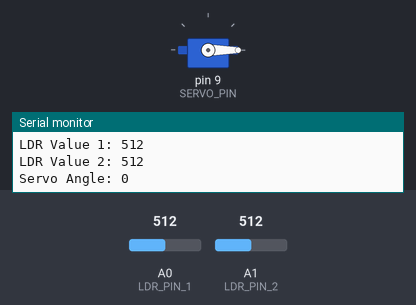
A sketch run on a simulated Arduino Uno, built with avr-gcc and run on an emulated ATmega328P. Parts: servo, the last lines printed to the serial monitor. The inputs (shaded band) are chosen by the test bench; at power-on: A0 (LDR_PIN_1) = 512, A1 (LDR_PIN_2) = 512.

Above: at 1.8 s.
1.9 s: A0 (LDR_PIN_1) set to 716
At 2.8 s:
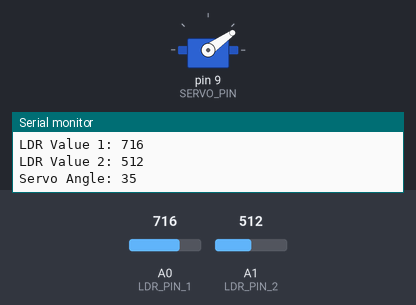
3.5 s: A1 (LDR_PIN_2) set to 306
At 4.4 s:
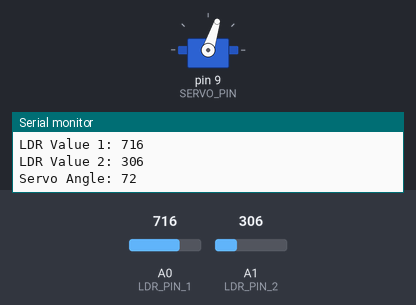
5.5 s: A0 (LDR_PIN_1) set to 900
At 7.2 s:
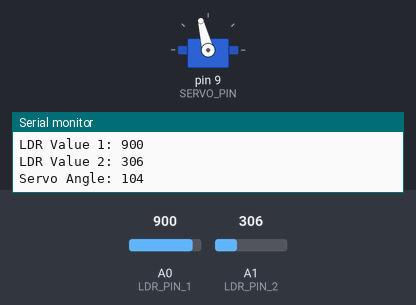
7.5 s: A1 (LDR_PIN_2) set to 122
At 8.9 s:
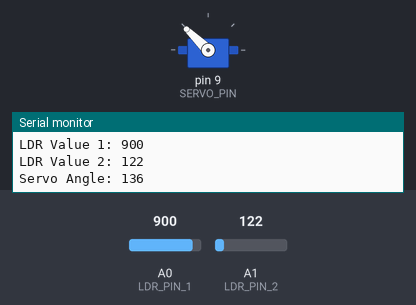
9.5 s: A1 (LDR_PIN_2) set to 0
At 10.5 s:
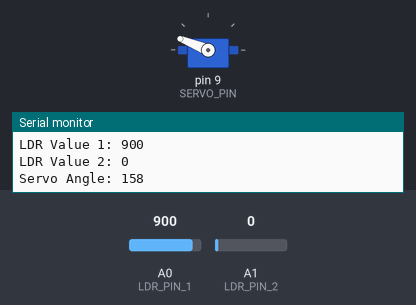
11.5 s: A0 (LDR_PIN_1) set to 1023
At 13.3 s:
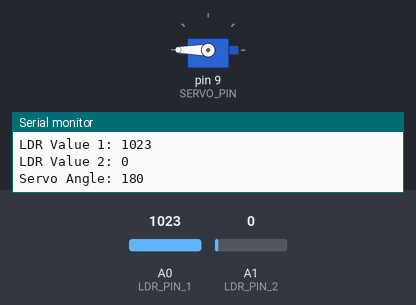
Timing chart, 0 to 14.5 s (numbered marks = the images above; inputs shaded):
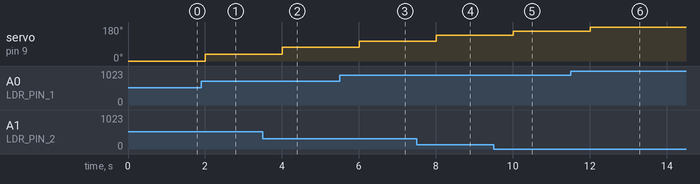

The sketch:

solartrack.ino
```cpp
#include <Servo.h>

const int LDR_PIN_1 = A0;   // First LDR pin
const int LDR_PIN_2 = A1;   // Second LDR pin
const int SERVO_PIN = 9;    // Servo motor pin

Servo servoMotor;

void setup() {
  Serial.begin(9600);  // Initialize serial communication
  servoMotor.attach(SERVO_PIN);
  Serial.println("Setup complete");  // Attach servo motor to its pin
}


void loop(){
  int ldrValue1 = analogRead(LDR_PIN_1);
  int ldrValue2 = analogRead(LDR_PIN_2);

  // Print LDR values to Serial Monitor for debugging
  Serial.print("LDR Value 1: ");
  Serial.println(ldrValue1);
  Serial.print("LDR Value 2: ");
  Serial.println(ldrValue2);

  // Map LDR values to servo angle (adjust these values as needed)
  int servoAngle = map(ldrValue1-ldrValue2, 0, 1023, 0, 180);

  // Print mapped servo angle for debugging
  Serial.print("Servo Angle: ");
  Serial.println(servoAngle);

  // Set servo position
  servoMotor.write(servoAngle);

  // Add a delay to slow down the loop for debugging
  delay(1000);
} // Read LDR values
```

Measured:
- after the input at 1.9 s, servo on pin 9 (SERVO_PIN): 0° → 35° after 0.11 s
- after the input at 3.5 s, servo on pin 9 (SERVO_PIN): 35° → 72° after 0.51 s
- after the input at 5.5 s, servo on pin 9 (SERVO_PIN): 72° → 104° after 0.51 s
- after the input at 7.5 s, servo on pin 9 (SERVO_PIN): 104° → 136° after 0.51 s
- after the input at 9.5 s, servo on pin 9 (SERVO_PIN): 136° → 158° after 0.51 s
- after the input at 11.5 s, servo on pin 9 (SERVO_PIN): 158° → 180° after 0.52 s
